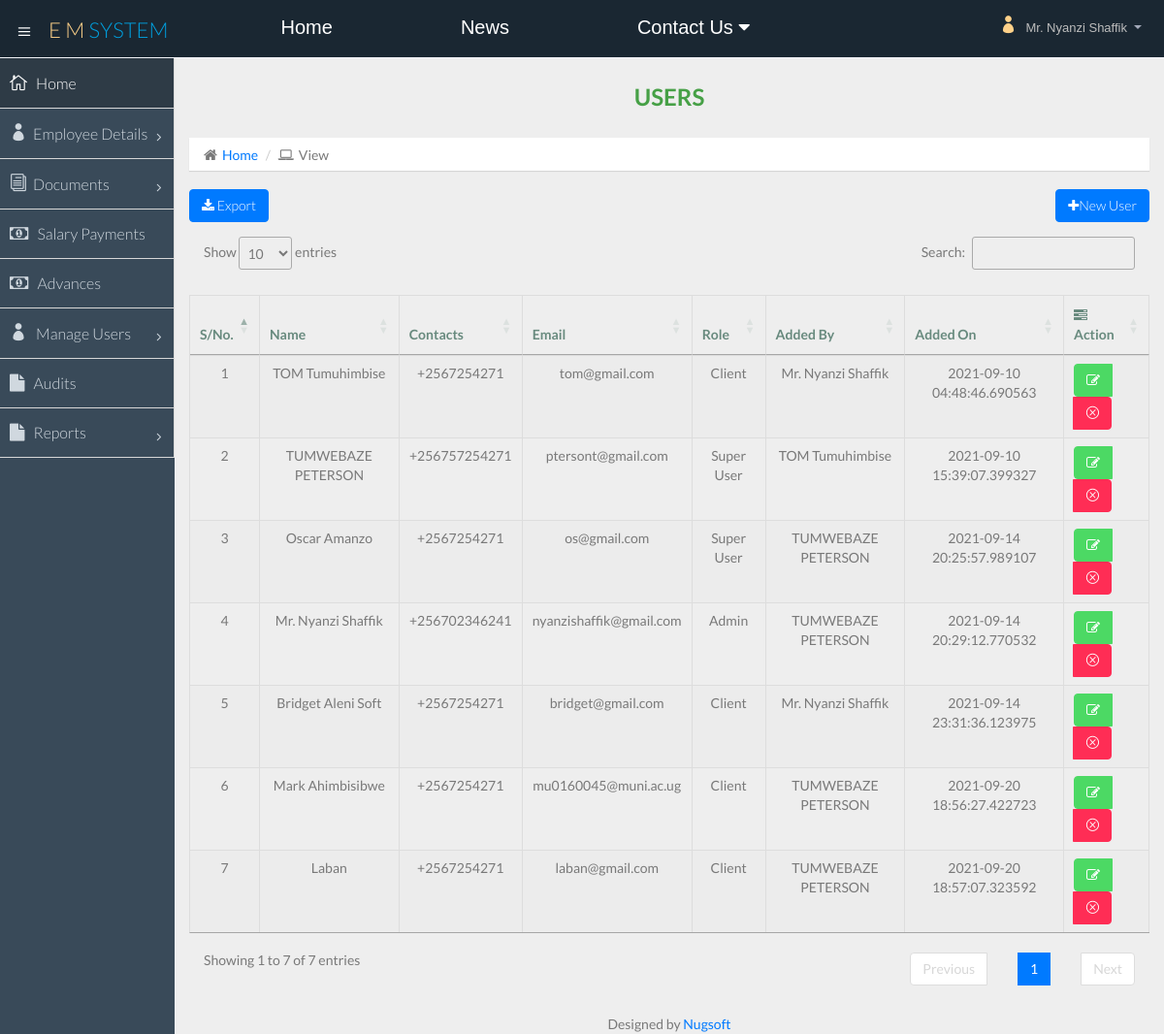
The page /view_user.php (signed in) on the database its author committed.
### tables this page shows
CREATE TABLE `register` (
  `register_id` int(11) NOT NULL,
  `name` varchar(100) NOT NULL,
  `contact` varchar(100) NOT NULL,
  `contact2` varchar(15) NOT NULL,
  `email` varchar(100) NOT NULL,
  `role` varchar(100) NOT NULL,
  `password` varchar(100) DEFAULT NULL,
  `status` int(11) NOT NULL DEFAULT 1,
  `added_by` int(11) NOT NULL,
  `addedon` timestamp(6) NOT NULL DEFAULT current_timestamp(6)
);

CREATE TABLE `add_employee` (
  `id` int(11) NOT NULL,
  `name` varchar(100) NOT NULL,
  `email` varchar(100) NOT NULL,
  `phone1` varchar(100) NOT NULL,
  `phone2` varchar(100) NOT NULL,
  `address` varchar(100) NOT NULL,
  `birth` date NOT NULL,
  `nin` varchar(100) NOT NULL,
  `position` varchar(100) NOT NULL,
  `salary` varchar(100) DEFAULT '0',
  `appoint` varchar(100) NOT NULL,
  `contract` varchar(100) NOT NULL,
  `photo` varchar(100) NOT NULL,
  `nok` varchar(100) NOT NULL,
  `nokc` varchar(100) NOT NULL
);

CREATE TABLE `roles` (
  `role_id` int(11) NOT NULL,
  `role_name` varchar(100) NOT NULL,
  `user_id` int(100) NOT NULL,
  `added_by` varchar(100) NOT NULL,
  `added_on` timestamp NOT NULL DEFAULT current_timestamp()
);

### includes/sessions.php (called while the page is built, shortened)
<?php
$rolex=$_SESSION['role'];
?>

### view_user.php (the view, shortened to what this page needs)
<?php include "includes/head.php" ?>
<?php include "includes/sessions.php" ?>
<body>
  <section id="container" class="">
 <?php include "includes/db.php" ?>
    <?php include "includes/nav.php" ?>
    <?php include "includes/sidebar.php" ?>
    <section id="main-content">
      <section class="wrapper">
        <div class="row">
          <div class="col-lg-12">
            <h3 style="color:green" class="page-header text-center"><b>Users</b></h3>
            <ol class="breadcrumb">
              <li><i class="fa fa-home"></i><a href="home.php">Home</a></li>
              <li><i class="fa fa-laptop"></i>View</li>
            </ol>
            <?php
              if($sel['add_user']||$rolex=="0"){
            ?>
            <button type="button" class="btn btn-primary pull-right" data-toggle="modal"
            data-target="#user" data-whatever="@mdo"><i class="fa fa-plus" aria-hidden="true"></i>New User</button>
          <?php } ?>
          <a href="export.php"><button type="button" name="export" class="btn btn-primary"><i class="fa fa-download"></i> Export</button></a>
          </div>
        </div>
<table  id="page" class="table table-striped table-bordered" style="width:100%">
<thead>
  <tr>
    <th class="text-center">S/No.</th>
    <th class="text-center">Name</th>
    <th class="text-center">Contacts</th>
    <th class="text-center">Email</th>
    <th class="text-center">Role</th>
    <th class="text-center">Added By</th>
    <th class="text-center">Added On</th>
    <th class="text-center"><i class="fa fa-tasks"></i>Action</th>
  </tr>
</thead>
<tbody>
 <?php
$query = "SELECT * FROM register where status=1";
$number=0;
if ($result = mysqli_query($con, $query)) {
    while ($row = mysqli_fetch_array($result)){
      $number++;
      $id=$row['register_id'];
      $name=$row['name'];
      $name2 = mysqli_fetch_array(mysqli_query($con, "SELECT * FROM add_employee where id='$name'"))['name'];
      $cont=$row['contact'];
      $email=$row['email'];
      $role=$row['role'];
      $role2 = mysqli_fetch_array(mysqli_query($con, "SELECT * FROM roles where role_id='$role'"))['role_name'];
      $by=$row['added_by'];
      $on=$row['addedon'];
      $name1 = mysqli_fetch_array(mysqli_query($con, "SELECT * FROM add_employee where id='$by'"))['name'];
      if($role==0){$role2= "Super User";}
?>
        <tr class="text-center">
                  <td><?php echo $number; ?></td>
                  <td><?php echo $name2; ?></td>
                  <td><?php echo $cont; ?></td>
                  <td><?php echo $email; ?></td>
                  <td><?php echo $role2; ?></td>
                  <td><?php echo $name1; ?></td>
                  <td><?php echo $on; ?></td>
                  <td>
                  <div class="btn-group">
                  <?php
              if($sel['edit_user']||$rolex=="0"){
            ?>
                    <a class="btn btn-success" href="#" data-toggle="modal" data-target="#upuser<?php echo $id; ?>" data-whatever="@mdo"><i class="fa fa-edit"></i></a><?php } ?>
                    <?php
              if($sel['delete_user']||$rolex=="0"){
            ?>
                    <a onclick = "confirmationDelete(this); return false;" class="btn btn-danger" href="delete/delete_user.php?register_id=<?php echo $id;?> "><i class="icon_close_alt2"></i></a><?php } ?>
                  </div>
                  </td>
        </tr>
<?php
    }
}
?>
</tbody>
</table>
      </section>
      <?php include "includes/footer.php" ?>
    </section>
  </section>
</body>
</html>

### rows shown on the page
register: name.name "TOM Tumuhimbise", contact "+2567254271", email "tom@gmail.com", role.role_name "Client", added_by.name "Mr. Nyanzi Shaffik", addedon "2021-09-10 04:48:46.690563"
register: name.name "TUMWEBAZE PETERSON", contact "+256757254271", email "ptersont@gmail.com", role "Super User", added_by.name "TOM Tumuhimbise", addedon "2021-09-10 15:39:07.399327"
register: name.name "Oscar Amanzo", contact "+2567254271", email "os@gmail.com", role "Super User", added_by.name "TUMWEBAZE PETERSON", addedon "2021-09-14 20:25:57.989107"
register: name.name "Mr. Nyanzi Shaffik", contact "+256702346241", email "nyanzishaffik@gmail.com", role.role_name "Admin", added_by.name "TUMWEBAZE PETERSON", addedon "2021-09-14 20:29:12.770532"
register: name.name "Bridget Aleni Soft", contact "+2567254271", email "bridget@gmail.com", role.role_name "Client", added_by.name "Mr. Nyanzi Shaffik", addedon "2021-09-14 23:31:36.123975"
register: name.name "Mark Ahimbisibwe", contact "+2567254271", email "mu0160045@muni.ac.ug", role.role_name "Client", added_by.name "TUMWEBAZE PETERSON", addedon "2021-09-20 18:56:27.422723"
register: name.name "Laban", contact "+2567254271", email "laban@gmail.com", role.role_name "Client", added_by.name "TUMWEBAZE PETERSON", addedon "2021-09-20 18:57:07.323592"

### other values the page prints
$fname "Mr. Nyanzi Shaffik"
